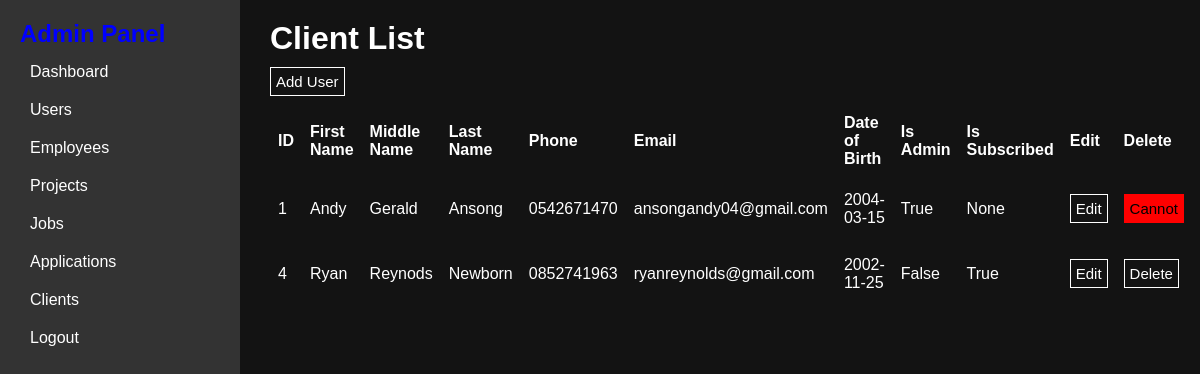
Page /showUsers on the earlier database version.
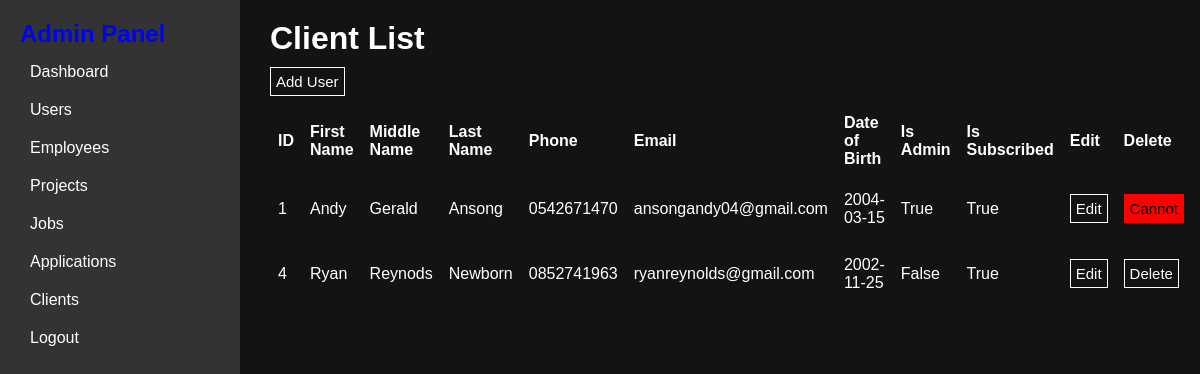
Same page on the later database version.
### mainApp/models.py (models this page shows)
class User(db.Model, UserMixin):
    id = db.Column(db.Integer, primary_key=True, nullable=False, autoincrement=True)
    firstName = db.Column(db.String(50), nullable=False)
    middleName = db.Column(db.String(50), nullable=False)
    lastName = db.Column(db.String(50), nullable=False)
    phone = db.Column(db.Integer, unique=True)
    email = db.Column(db.String(100), unique=True, nullable=False)
    date_of_birth = db.Column(db.String(12), nullable=False)
    img = db.Column(db.String(), nullable=False)
    password = db.Column(db.String(150), nullable=False)
    is_superuser = db.Column(db.Boolean, default=False)
    is_admin = db.Column(db.Boolean, default=False)
    isSubscribed = db.Column(db.Boolean, default=False)
    EMPLOYEE = db.relationship('Employee', back_populates='user', cascade='all,delete-orphan', viewonly=True)
    APPLICANT = db.relationship('Applicant', cascade='all,delete-orphan')

### mainApp/auth.py (the view)
@auth.route('/showUsers')
def showUsers():
    users = User.query.all()
    return render_template('admin/showUsers.html', users=users)

### mainApp/templates/admin/showUsers.html (shortened to what this page needs)
{% extends 'base.html' %}
{% block body %}
    {% include 'sidebar.html' %}
	<div class="main-content">
    <h1>Client List</h1>
		<button>Add User</button>
	<table>
		<thead>
			<tr>
				<th>ID</th>
				<th>First Name</th>
				<th>Middle Name</th>
				<th>Last Name</th>
				<th>Phone</th>
				<th>Email</th>
				<th>Date of Birth</th>
				<th>Is Admin</th>
				<th>Is Subscribed</th>
				<th>Edit</th>
				<th>Delete</th>
			</tr>
		</thead>
		<tbody>
			{% for user in users %}
			{% if not user.EMPLOYEE or user.is_admin or user.is_superuser %}
				<tr>
					<td>{{ user.id }}</td>
					<td>{{ user.firstName }}</td>
					<td>{{ user.middleName }}</td>
					<td>{{ user.lastName }}</td>
					<td>0{{ user.phone }}</td>
					<td>{{ user.email }}</td>
					<td>{{ user.date_of_birth }}</td>
					<td>{{ user.is_admin }}</td>
					<td>{{ user.isSubscribed }}</td>
				    <td><a href="{{url_for('auth.editUser',id=user.id)}}"><button>Edit</button></a></td>
					{% if user.is_superuser%}
				    <td><button style="border-color:red;background-color: red;color:black;">Cannot</button></td>
					{% elif user.is_admin %}
				    <td><button style="border-color:red;color:red;">Delete</button></td>
					{% else %}
				    <td><button>Delete</button></td>
					{% endif %}
				</tr>
			{% endif %}
			{% endfor %}
		</tbody>
	</table>
	</div>
{% endblock %}

Differences in the rows shown:
changed User "Andy": isSubscribed "None" → "True"
